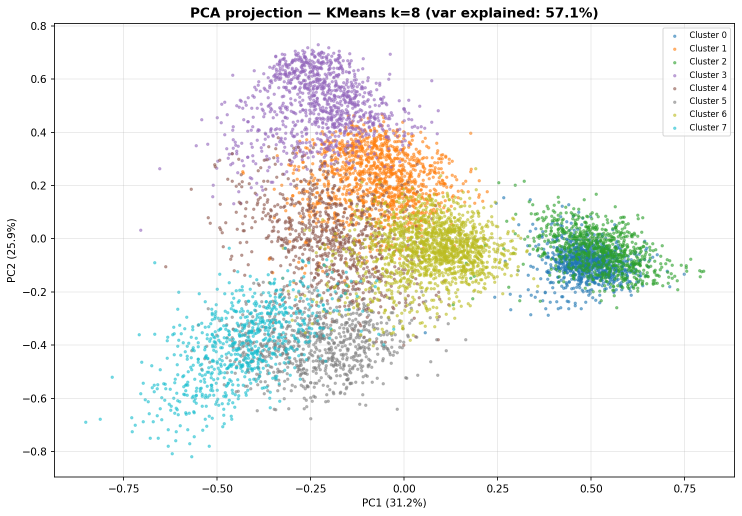
#> input picture imagens/charts/pca_projection.png, 1484 x 1032 px, found by its file name (shown at 1/2 size); its folder holds 8 pictures in this run
$ python recolor_charts.py
#> lines starting #> are read from the running program, lines starting #| are printed output that depends on the picture; after the words box and inside, x2 and y2 are one past the last pixel; in counts of white or black regions, pixels touching at a corner belong together
import os
import glob
import numpy as np
from PIL import Image

# tab10 colors
old_colors = np.array([
    [31, 119, 180],   # 0: blue
    [255, 127, 14],   # 1: orange
    [44, 160, 44],    # 2: green
    [214, 39, 40],    # 3: red
    [148, 103, 189],  # 4: purple
    [140, 86, 75],    # 5: brown
    [227, 119, 194],  # 6: pink
    [127, 127, 127],  # 7: gray
    [188, 189, 34],   # 8: olive
    [23, 190, 207],   # 9: cyan
])

# New colors from app.py
def hex_to_rgb(h):
    h = h.lstrip('#')
    return tuple(int(h[i:i+2], 16) for i in (0, 2, 4))

new_colors_hex = [
    "#b76563",  # 0: Vegetarians
    "#bc7933",  # 1: Regulars
    "#687643",  # 2: Wellness
    "#b64828",  # 3: Promoters
    "#c88d40",  # 4: Loyalists
    "#368689",  # 5: Families
    "#36668d",  # 6: Economizers
    "#6c4d36"   # 7: Techies
]
new_colors = np.array([hex_to_rgb(c) for c in new_colors_hex])

def recolor_image(img_path):
    img = Image.open(img_path).convert("RGB")
    pixels = np.array(img, dtype=np.float32)

    # Calculate difference between max and min RGB for each pixel
    max_c = np.max(pixels, axis=2)
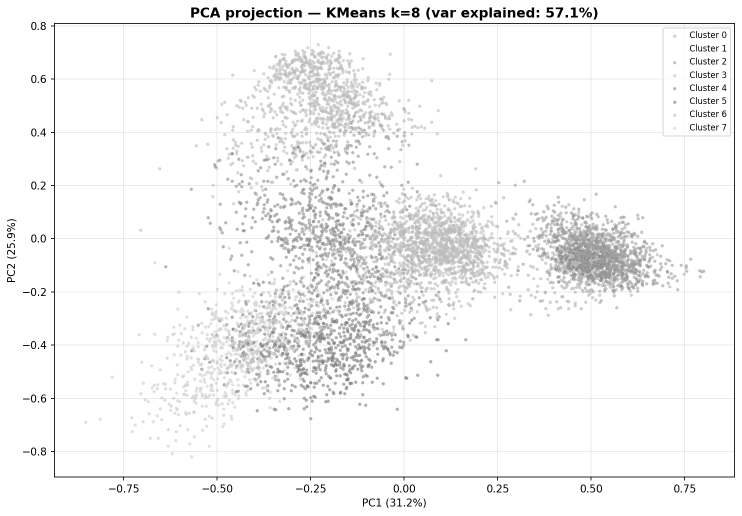
#> max_c: shape (1032, 1484) float32 (shown at 1/2 size); min 0, max 255, mean 245.3
    min_c = np.min(pixels, axis=2)
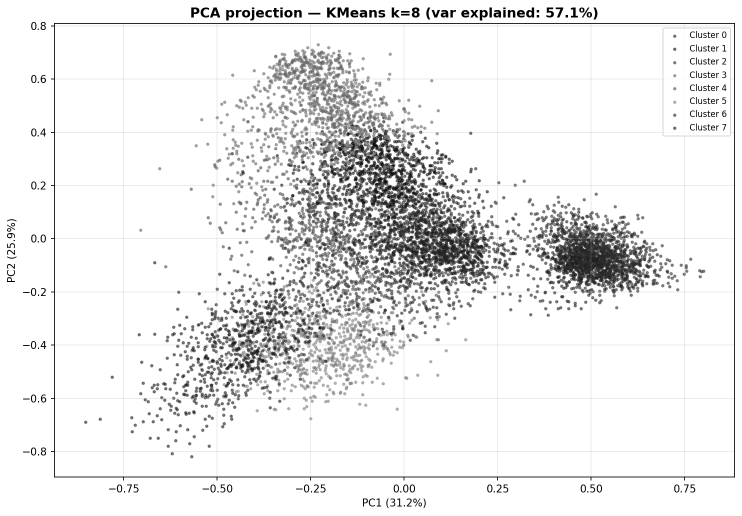
#> min_c: shape (1032, 1484) float32 (shown at 1/2 size); min 0, max 255, mean 235.3
    saturation = max_c - min_c
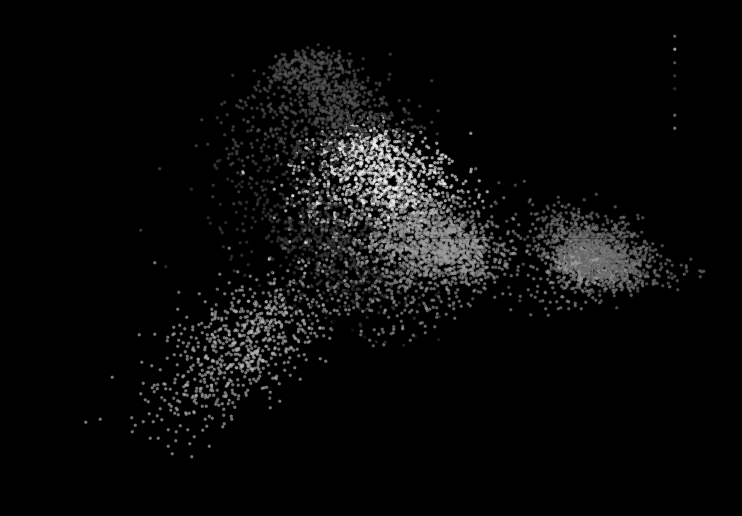
#> saturation: shape (1032, 1484) float32 (shown at 1/2 size); min 0, max 241, mean 10

    # Only recolor pixels that are not grayscale
    mask = saturation > 15
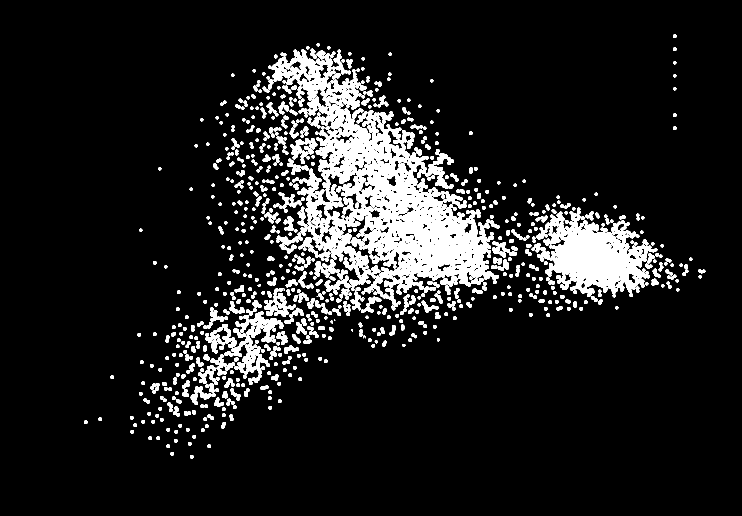
#> mask: shape (1032, 1484) bool (shown at 1/2 size); 11.2% white; 760 white regions (6 under 20 px), largest, box (x1, y1, x2, y2) and area: (536, 98, 999, 621) 80662, (1063, 415, 1315, 595) 22878, (463, 656, 540, 749) 2434

    colored_pixels = pixels[mask]
    if len(colored_pixels) == 0:
        return

    # We estimate the original solid color by assuming it's a blend of tab10 and white.
    # We can just match the hue. To do this simply, we find the tab10 color that is closest in angle.
    # Normalize pixels and tab10 to have unit length for cosine similarity
    cp_norm = colored_pixels / np.linalg.norm(colored_pixels, axis=1, keepdims=True)
    tab10_norm = old_colors / np.linalg.norm(old_colors, axis=1, keepdims=True)

    # Compute cosine similarity
    similarity = np.dot(cp_norm, tab10_norm.T)
    best_match = np.argmax(similarity, axis=1)

    # Now we know which cluster each pixel belongs to.
    # We want to replace it with the new color, keeping the same lightness/blend with white.
    # A simple way: find how much white was mixed in.
    # old_pixel = alpha * old_color + (1-alpha) * 255
    # So alpha * (255 - old_color) = 255 - old_pixel
    # alpha = mean((255 - old_pixel) / (255 - old_color))

    new_pixels = np.zeros_like(colored_pixels)
    for i in range(8):  # We only have 8 new colors
        cluster_mask = (best_match == i)
        if not np.any(cluster_mask):
            continue

        cp = colored_pixels[cluster_mask]
        old_c = old_colors[i]
        new_c = new_colors[i]

        # Estimate alpha (0 = white, 1 = solid color)
        # We avoid division by zero by adding a small epsilon
        alpha = np.mean((255.0 - cp) / (255.0 - old_c + 1e-5), axis=1, keepdims=True)
        alpha = np.clip(alpha, 0, 1)

        # Apply alpha to new color
        new_p = alpha * new_c + (1 - alpha) * 255.0
        new_pixels[cluster_mask] = new_p

    # Update the image
    pixels[mask] = new_pixels
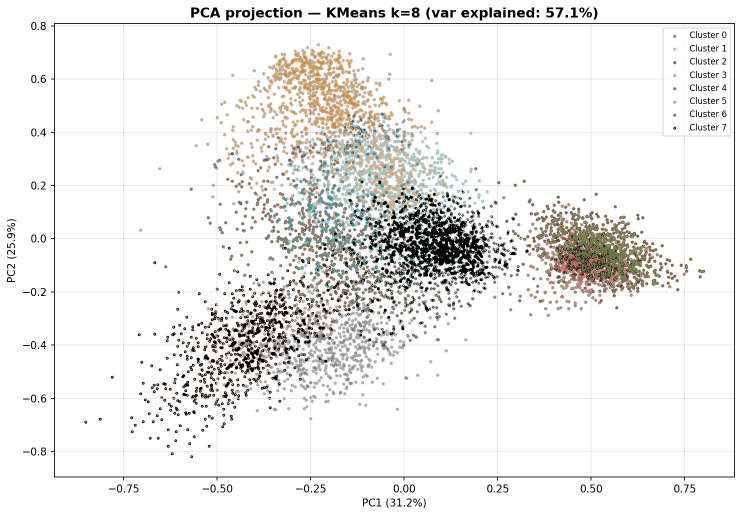
#> pixels: shape (1032, 1484, 3) float32 (shown at 1/2 size); mean R, G, B 238.1, 237.5, 236

    # Save the recolored image
    result = Image.fromarray(np.clip(pixels, 0, 255).astype(np.uint8))
    result.save(img_path)
    print(f"Recolored {os.path.basename(img_path)}")

charts_dir = r"c:\Users\carlo\Documents\Semestre 4\ML 2\costumer_seg_app_cm\imagens\charts"
for img_name in ["pca_projection.png", "umap_projection.png", "tsne_projection.png", "silhouette_blades.png"]:
    p = os.path.join(charts_dir, img_name)
    if os.path.exists(p):
        recolor_image(p)
#> pass 2 of the loop `for img_name in ["pca_projection.png", "umap_projection.png", "tsne_pr..`:
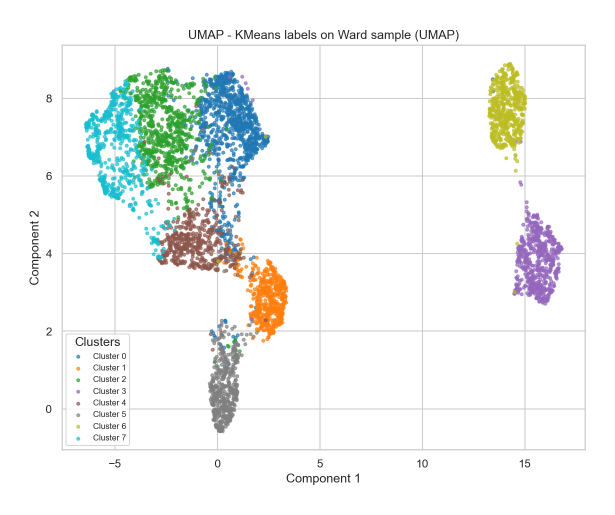
#> input picture imagens/charts/umap_projection.png, 1230 x 1030 px, found by its file name (shown at 1/2 size)
#> img: PIL image 1230x1030 RGB
#> max_c: shape (1030, 1230) float32
#> min_c: shape (1030, 1230) float32
#> saturation: shape (1030, 1230) float32
#> in recolor_image (call 2), `mask = saturation > 15`:
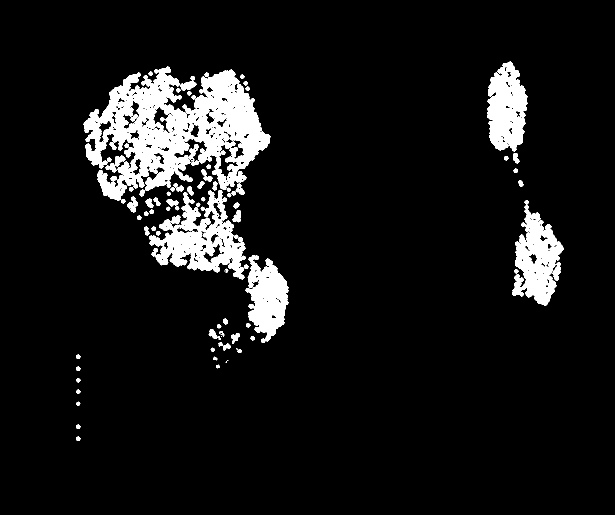
#> mask: shape (1030, 1230) bool (shown at 1/2 size); 8.1% white; 94 white regions (6 under 20 px), largest, box (x1, y1, x2, y2) and area: (167, 133, 541, 401) 49726, (298, 380, 492, 559) 14881, (1024, 410, 1128, 612) 11010
#> in recolor_image (call 2), `pixels[mask] = new_pixels`:
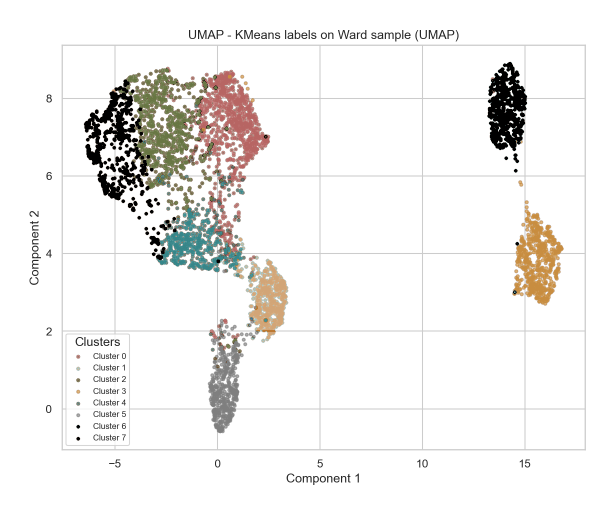
#> pixels: shape (1030, 1230, 3) float32 (shown at 1/2 size); mean R, G, B 242.2, 241.1, 239.5
#> result: PIL image 1230x1030 RGB
#> pass 3 of the loop `for img_name in ["pca_projection.png", "umap_projection.png", "tsne_pr..`:
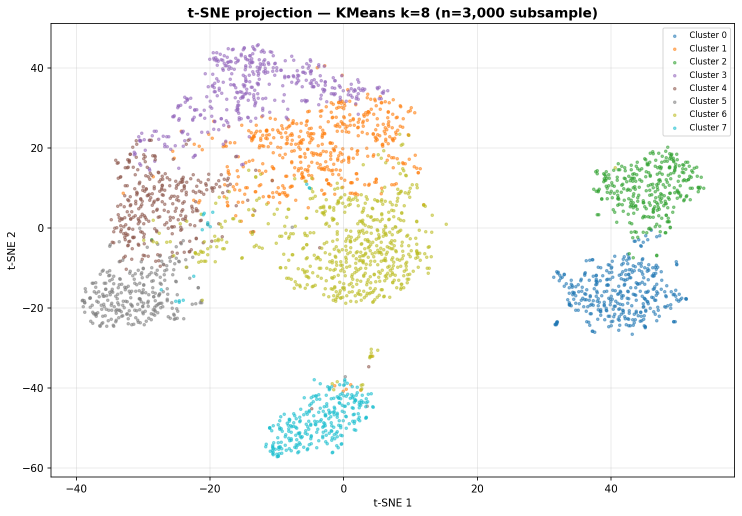
#> input picture imagens/charts/tsne_projection.png, 1484 x 1032 px, found by its file name (shown at 1/2 size)
#> img: PIL image 1484x1032 RGB
#> max_c: shape (1032, 1484) float32
#> min_c: shape (1032, 1484) float32
#> saturation: shape (1032, 1484) float32
#> in recolor_image (call 3), `mask = saturation > 15`:
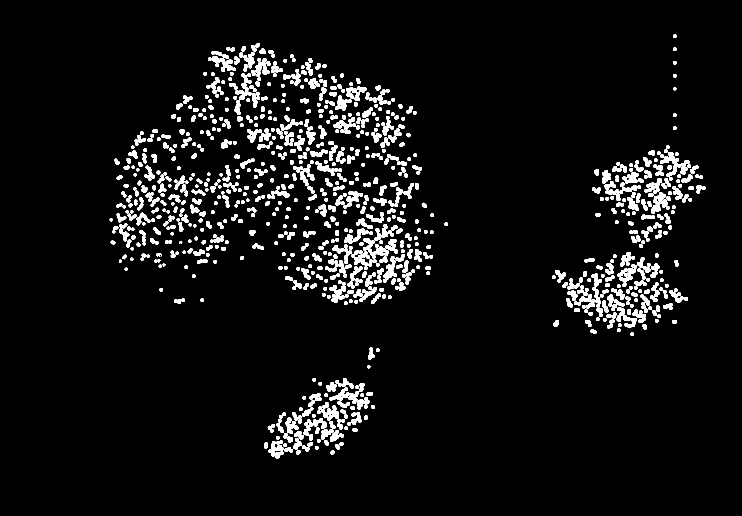
#> mask: shape (1032, 1484) bool (shown at 1/2 size); 6.2% white; 894 white regions (5 under 20 px), largest, box (x1, y1, x2, y2) and area: (1320, 304, 1379, 361) 1071, (469, 147, 503, 230) 907, (726, 476, 778, 517) 787
#> in recolor_image (call 3), `pixels[mask] = new_pixels`:
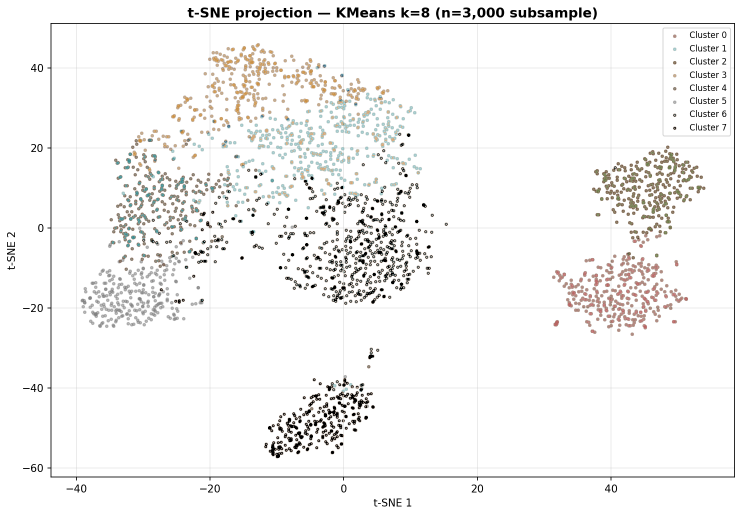
#> pixels: shape (1032, 1484, 3) float32 (shown at 1/2 size); mean R, G, B 245.6, 245.1, 244.4
#> result: PIL image 1484x1032 RGB
#> the loop made 4 passes; the first 3 are shown
